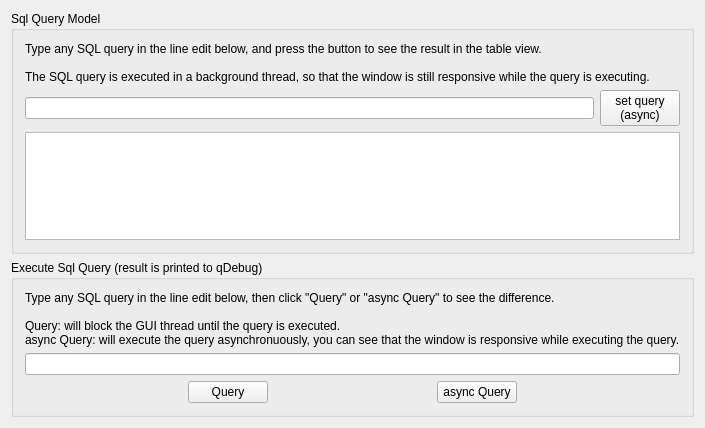
<?xml version="1.0" encoding="UTF-8"?>
<ui version="4.0">
 <class>Widget</class>
 <widget class="QWidget" name="Widget">
  <property name="geometry">
   <rect>
    <x>0</x>
    <y>0</y>
    <width>638</width>
    <height>428</height>
   </rect>
  </property>
  <property name="windowTitle">
   <string>Widget</string>
  </property>
  <layout class="QVBoxLayout" name="verticalLayout_3">
   <item>
    <widget class="QGroupBox" name="groupBox">
     <property name="title">
      <string>Sql Query Model</string>
     </property>
     <layout class="QVBoxLayout" name="verticalLayout">
      <item>
       <widget class="QLabel" name="label">
        <property name="text">
         <string>Type any SQL query in the line edit below, and press the button to see the result in the table view.

The SQL query is executed in a background thread, so that the window is still responsive while the query is executing.</string>
        </property>
       </widget>
      </item>
      <item>
       <layout class="QHBoxLayout" name="horizontalLayout">
        <item>
         <widget class="QLineEdit" name="lineEdit_2"/>
        </item>
        <item>
         <widget class="QPushButton" name="pbSetModelQuery">
          <property name="text">
           <string>set query
(async)</string>
          </property>
         </widget>
        </item>
       </layout>
      </item>
      <item>
       <widget class="QTableView" name="tableView"/>
      </item>
     </layout>
    </widget>
   </item>
   <item>
    <widget class="QGroupBox" name="groupBox_2">
     <property name="title">
      <string>Execute Sql Query (result is printed to qDebug)</string>
     </property>
     <layout class="QVBoxLayout" name="verticalLayout_2">
      <item>
       <widget class="QLabel" name="label_2">
        <property name="text">
         <string>Type any SQL query in the line edit below, then click &quot;Query&quot; or &quot;async Query&quot; to see the difference.

Query: will block the GUI thread until the query is executed.
async Query: will execute the query asynchronuously, you can see that the window is responsive while executing the query.</string>
        </property>
       </widget>
      </item>
      <item>
       <widget class="QLineEdit" name="lineEdit"/>
      </item>
      <item>
       <layout class="QHBoxLayout" name="horizontalLayout_2">
        <item>
         <spacer name="horizontalSpacer_2">
          <property name="orientation">
           <enum>Qt::Horizontal</enum>
          </property>
          <property name="sizeHint" stdset="0">
           <size>
            <width>40</width>
            <height>20</height>
           </size>
          </property>
         </spacer>
        </item>
        <item>
         <widget class="QPushButton" name="pbExecQuery">
          <property name="text">
           <string>Query</string>
          </property>
         </widget>
        </item>
        <item>
         <spacer name="horizontalSpacer">
          <property name="orientation">
           <enum>Qt::Horizontal</enum>
          </property>
          <property name="sizeHint" stdset="0">
           <size>
            <width>40</width>
            <height>20</height>
           </size>
          </property>
         </spacer>
        </item>
        <item>
         <widget class="QPushButton" name="pbAsyncExecQuery">
          <property name="text">
           <string>async Query</string>
          </property>
         </widget>
        </item>
        <item>
         <spacer name="horizontalSpacer_3">
          <property name="orientation">
           <enum>Qt::Horizontal</enum>
          </property>
          <property name="sizeHint" stdset="0">
           <size>
            <width>40</width>
            <height>20</height>
           </size>
          </property>
         </spacer>
        </item>
       </layout>
      </item>
     </layout>
    </widget>
   </item>
  </layout>
 </widget>
 <layoutdefault spacing="6" margin="11"/>
 <resources/>
 <connections>
  <connection>
   <sender>lineEdit_2</sender>
   <signal>returnPressed()</signal>
   <receiver>pbSetModelQuery</receiver>
   <slot>click()</slot>
   <hints>
    <hint type="sourcelabel">
     <x>278</x>
     <y>94</y>
    </hint>
    <hint type="destinationlabel">
     <x>580</x>
     <y>94</y>
    </hint>
   </hints>
  </connection>
  <connection>
   <sender>lineEdit</sender>
   <signal>returnPressed()</signal>
   <receiver>pbAsyncExecQuery</receiver>
   <slot>click()</slot>
   <hints>
    <hint type="sourcelabel">
     <x>318</x>
     <y>367</y>
    </hint>
    <hint type="destinationlabel">
     <x>433</x>
     <y>396</y>
    </hint>
   </hints>
  </connection>
 </connections>
</ui>
